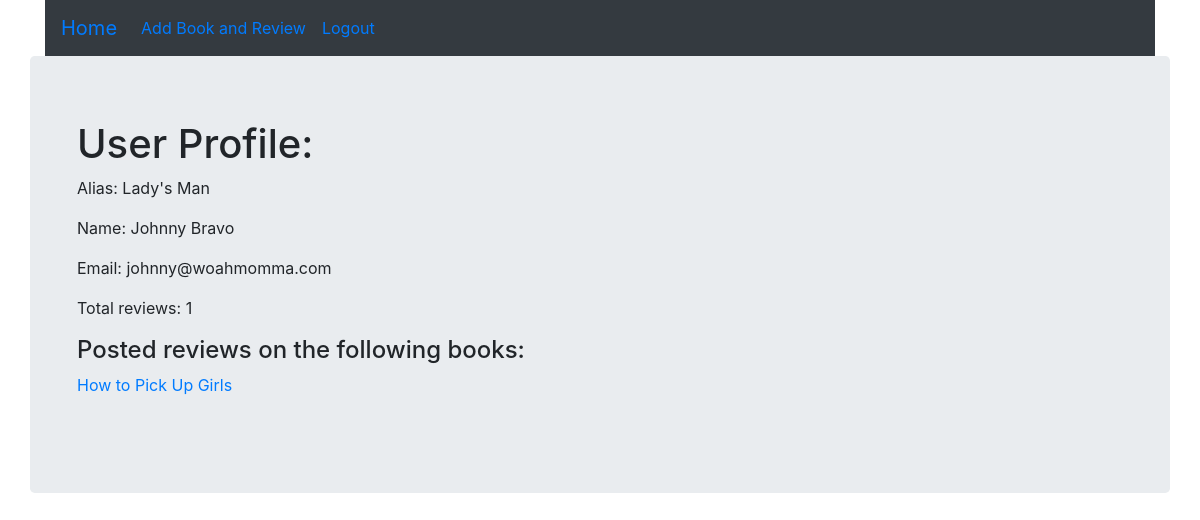
Page /users/3 (signed in) on the committed database.
### dojoReadsApp/models.py (models this page shows)
class User(models.Model):
    name = models.CharField(max_length=255)
    alias = models.CharField(max_length=255)
    email = models.CharField(max_length=255)
    password = models.CharField(max_length=255, null = True)
    created_at = models.DateTimeField(auto_now_add=True)
    updated_at = models.DateTimeField(auto_now=True)
    objects = userManager()

class Review(models.Model):
    review = models.TextField()
    rating = models.IntegerField()
    user = models.ForeignKey(User, related_name="reviews", on_delete = models.CASCADE)
    book = models.ForeignKey(Book, related_name="reviews", on_delete = models.CASCADE)
    created_at = models.DateTimeField(auto_now_add=True)
    updated_at = models.DateTimeField(auto_now=True)

class Book(models.Model):
    title = models.CharField(max_length=255)
    author = models.CharField(max_length=255)
    created_at = models.DateTimeField(auto_now_add=True)
    updated_at = models.DateTimeField(auto_now=True)

### dojoReadsApp/views.py (the view)
# urls.py: path('users/<int:userID>', views.userPage),
def userPage(request, userID):
    if 'userID' in request.session:
        context = {
            'user' : User.objects.get(id=userID),
            'reviews' : Review.objects.filter(user=User.objects.get(id=userID))
        }
        return render(request, 'userPage.html', context)
    return redirect ('/')

### dojoReadsApp/templates/userPage.html (shortened to what this page needs)
<!DOCTYPE html>
<html lang="en">
<head>
    <link rel="stylesheet" href="https://stackpath.bootstrapcdn.com/bootstrap/4.3.1/css/bootstrap.min.css"></head>
<body>
    <div class="container">
        <div class="navbar navbar-expand bg-dark">
            <ul class="navbar-nav">
                <li class="nav-item active">
                    <a class="navbar-brand" href="/books">Home</a>
                </li>
                <li class="nav-item">
                    <a class="nav-link active" href="/books/add">Add Book and Review</a>
                </li>
                <li class="nav-item">
                    <a class="nav-link active" href="/logout">Logout</a>
                </li>
            </ul>
        </div>
        <div class="jumbotron row">
            <div class="form-group col">
                <h1>User Profile:</h1>
                <p>Alias: {{user.alias}}</p>
                <p>Name: {{user.name}}</p>
                <p>Email: {{user.email}}</p>
                <p>Total reviews: {{user.reviews.count}}</p>
                <h4>Posted reviews on the following books:</h4>
                    {% for review in reviews %}
                        <p><a href="/books/{{review.book.id}}">{{review.book.title}}</a></p>
                    {% endfor %}
            </div>
        </div>
    </div>
</body>
</html>

### rows in the picture
User: alias "Lady's Man", name "Johnny Bravo", email "johnny@woahmomma.com", reviews.count "1"
Review: book "How to Pick Up Girls"
